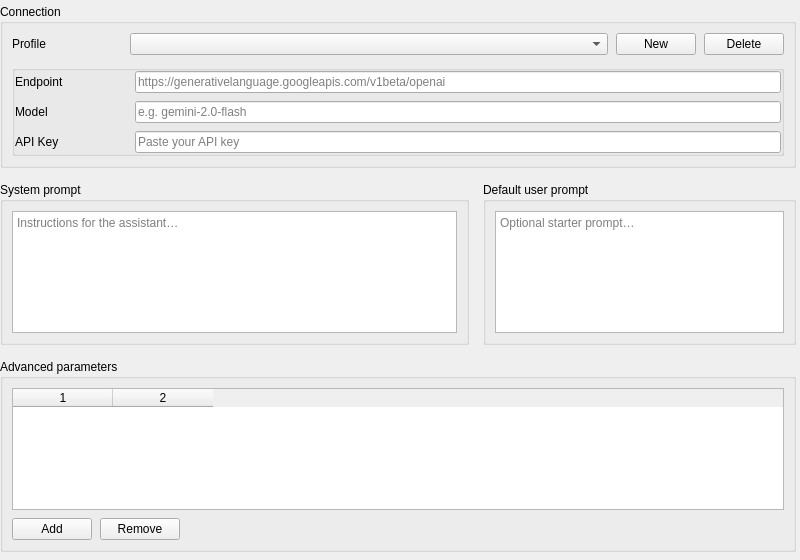
          <widget class="QWidget" name="scrollAreaWidgetContentsAI">
           <property name="geometry">
            <rect>
             <x>0</x>
             <y>0</y>
             <width>800</width>
             <height>560</height>
            </rect>
           </property>
           <layout class="QVBoxLayout" name="verticalLayoutAIScroll">
            <property name="spacing">
             <number>14</number>
            </property>
            <property name="leftMargin">
             <number>0</number>
            </property>
            <property name="topMargin">
             <number>4</number>
            </property>
            <property name="rightMargin">
             <number>4</number>
            </property>
            <property name="bottomMargin">
             <number>8</number>
            </property>
            <item>
             <widget class="QGroupBox" name="groupBoxAIProfile">
              <property name="title">
               <string>Connection</string>
              </property>
              <layout class="QVBoxLayout" name="verticalLayoutAIConnection">
               <property name="spacing">
                <number>10</number>
               </property>
               <item>
                <layout class="QHBoxLayout" name="horizontalLayoutAIProfile">
                 <property name="spacing">
                  <number>8</number>
                 </property>
                 <item>
                  <widget class="QLabel" name="labelAIProfile">
                   <property name="minimumSize">
                    <size>
                     <width>110</width>
                     <height>0</height>
                    </size>
                   </property>
                   <property name="text">
                    <string>Profile</string>
                   </property>
                  </widget>
                 </item>
                 <item>
                  <widget class="QComboBox" name="comboBoxAIProfile">
                   <property name="sizePolicy">
                    <sizepolicy hsizetype="Expanding" vsizetype="Fixed">
                     <horstretch>1</horstretch>
                     <verstretch>0</verstretch>
                    </sizepolicy>
                   </property>
                  </widget>
                 </item>
                 <item>
                  <widget class="QPushButton" name="pushButtonAINewProfile">
                   <property name="text">
                    <string>New</string>
                   </property>
                  </widget>
                 </item>
                 <item>
                  <widget class="QPushButton" name="pushButtonAIDeleteProfile">
                   <property name="text">
                    <string>Delete</string>
                   </property>
                  </widget>
                 </item>
                </layout>
               </item>
               <item>
                <widget class="QGroupBox" name="groupBoxAIConfig">
                 <property name="flat">
                  <bool>true</bool>
                 </property>
                 <property name="title">
                  <string/>
                 </property>
                 <layout class="QGridLayout" name="gridLayoutAIConfig">
                  <property name="leftMargin">
                   <number>0</number>
                  </property>
                  <property name="topMargin">
                   <number>0</number>
                  </property>
                  <property name="rightMargin">
                   <number>0</number>
                  </property>
                  <property name="bottomMargin">
                   <number>0</number>
                  </property>
                  <property name="horizontalSpacing">
                   <number>10</number>
                  </property>
                  <property name="verticalSpacing">
                   <number>8</number>
                  </property>
                  <item row="0" column="0">
                   <widget class="QLabel" name="labelAIApiEndpoint">
                    <property name="minimumSize">
                     <size>
                      <width>110</width>
                      <height>0</height>
                     </size>
                    </property>
                    <property name="text">
                     <string>Endpoint</string>
                    </property>
                   </widget>
                  </item>
                  <item row="0" column="1">
                   <widget class="QLineEdit" name="lineEditAIApiEndpoint">
                    <property name="placeholderText">
                     <string>https://generativelanguage.googleapis.com/v1beta/openai</string>
                    </property>
                   </widget>
                  </item>
                  <item row="1" column="0">
                   <widget class="QLabel" name="labelAIModel">
                    <property name="minimumSize">
                     <size>
                      <width>110</width>
                      <height>0</height>
                     </size>
                    </property>
                    <property name="text">
                     <string>Model</string>
                    </property>
                   </widget>
                  </item>
                  <item row="1" column="1">
                   <widget class="QLineEdit" name="lineEditAIModel">
                    <property name="placeholderText">
                     <string>e.g. gemini-2.0-flash</string>
                    </property>
                   </widget>
                  </item>
                  <item row="2" column="0">
                   <widget class="QLabel" name="labelAIApiKey">
                    <property name="minimumSize">
                     <size>
                      <width>110</width>
                      <height>0</height>
                     </size>
                    </property>
                    <property name="text">
                     <string>API Key</string>
                    </property>
                   </widget>
                  </item>
                  <item row="2" column="1">
                   <widget class="QLineEdit" name="lineEditAIApiKey">
                    <property name="echoMode">
                     <enum>QLineEdit::Password</enum>
                    </property>
                    <property name="placeholderText">
                     <string>Paste your API key</string>
                    </property>
                   </widget>
                  </item>
                 </layout>
                </widget>
               </item>
              </layout>
             </widget>
            </item>
            <item>
             <layout class="QHBoxLayout" name="horizontalLayoutAIPrompts">
              <property name="spacing">
               <number>14</number>
              </property>
              <item>
               <widget class="QGroupBox" name="groupBoxAISystemPrompt">
                <property name="title">
                 <string>System prompt</string>
                </property>
                <property name="sizePolicy">
                 <sizepolicy hsizetype="Expanding" vsizetype="Preferred">
                  <horstretch>3</horstretch>
                  <verstretch>0</verstretch>
                 </sizepolicy>
                </property>
                <layout class="QVBoxLayout" name="verticalLayoutAISystemPrompt">
                 <item>
                  <widget class="QPlainTextEdit" name="plainTextEditAISystemPrompt">
                   <property name="minimumSize">
                    <size>
                     <width>0</width>
                     <height>100</height>
                    </size>
                   </property>
                   <property name="maximumSize">
                    <size>
                     <width>16777215</width>
                     <height>140</height>
                    </size>
                   </property>
                   <property name="placeholderText">
                    <string>Instructions for the assistant…</string>
                   </property>
                  </widget>
                 </item>
                </layout>
               </widget>
              </item>
              <item>
               <widget class="QGroupBox" name="groupBoxAIDefaultPrompt">
                <property name="title">
                 <string>Default user prompt</string>
                </property>
                <property name="sizePolicy">
                 <sizepolicy hsizetype="Expanding" vsizetype="Preferred">
                  <horstretch>2</horstretch>
                  <verstretch>0</verstretch>
                 </sizepolicy>
                </property>
                <layout class="QVBoxLayout" name="verticalLayoutAIDefaultPrompt">
                 <item>
                  <widget class="QPlainTextEdit" name="plainTextEditAIDefaultPrompt">
                   <property name="minimumSize">
                    <size>
                     <width>0</width>
                     <height>100</height>
                    </size>
                   </property>
                   <property name="maximumSize">
                    <size>
                     <width>16777215</width>
                     <height>140</height>
                    </size>
                   </property>
                   <property name="placeholderText">
                    <string>Optional starter prompt…</string>
                   </property>
                  </widget>
                 </item>
                </layout>
               </widget>
              </item>
             </layout>
            </item>
            <item>
             <widget class="QGroupBox" name="groupBoxAIParams">
              <property name="title">
               <string>Advanced parameters</string>
              </property>
              <layout class="QVBoxLayout" name="verticalLayoutAIParams">
               <property name="spacing">
                <number>8</number>
               </property>
               <item>
                <widget class="QTableWidget" name="tableWidgetAIParams">
                 <property name="minimumSize">
                  <size>
                   <width>0</width>
                   <height>96</height>
                  </size>
                 </property>
                 <property name="maximumSize">
                  <size>
                   <width>16777215</width>
                   <height>140</height>
                  </size>
                 </property>
                 <property name="columnCount">
                  <number>2</number>
                 </property>
                </widget>
               </item>
               <item>
                <layout class="QHBoxLayout" name="horizontalLayoutAIParamsButtons">
                 <property name="spacing">
                  <number>8</number>
                 </property>
                 <item>
                  <widget class="QPushButton" name="pushButtonAIParamAdd">
                   <property name="text">
                    <string>Add</string>
                   </property>
                  </widget>
                 </item>
                 <item>
                  <widget class="QPushButton" name="pushButtonAIParamRemove">
                   <property name="text">
                    <string>Remove</string>
                   </property>
                  </widget>
                 </item>
                 <item>
                  <spacer name="horizontalSpacerAIParams">
                   <property name="orientation">
                    <enum>Qt::Horizontal</enum>
                   </property>
                   <property name="sizeHint" stdset="0">
                    <size>
                     <width>40</width>
                     <height>20</height>
                    </size>
                   </property>
                  </spacer>
                 </item>
                </layout>
               </item>
              </layout>
             </widget>
            </item>
            <item>
             <spacer name="verticalSpacerAI">
              <property name="orientation">
               <enum>Qt::Vertical</enum>
              </property>
              <property name="sizeType">
               <enum>QSizePolicy::Minimum</enum>
              </property>
              <property name="sizeHint" stdset="0">
               <size>
                <width>0</width>
                <height>0</height>
               </size>
              </property>
             </spacer>
            </item>
           </layout>
          </widget>
